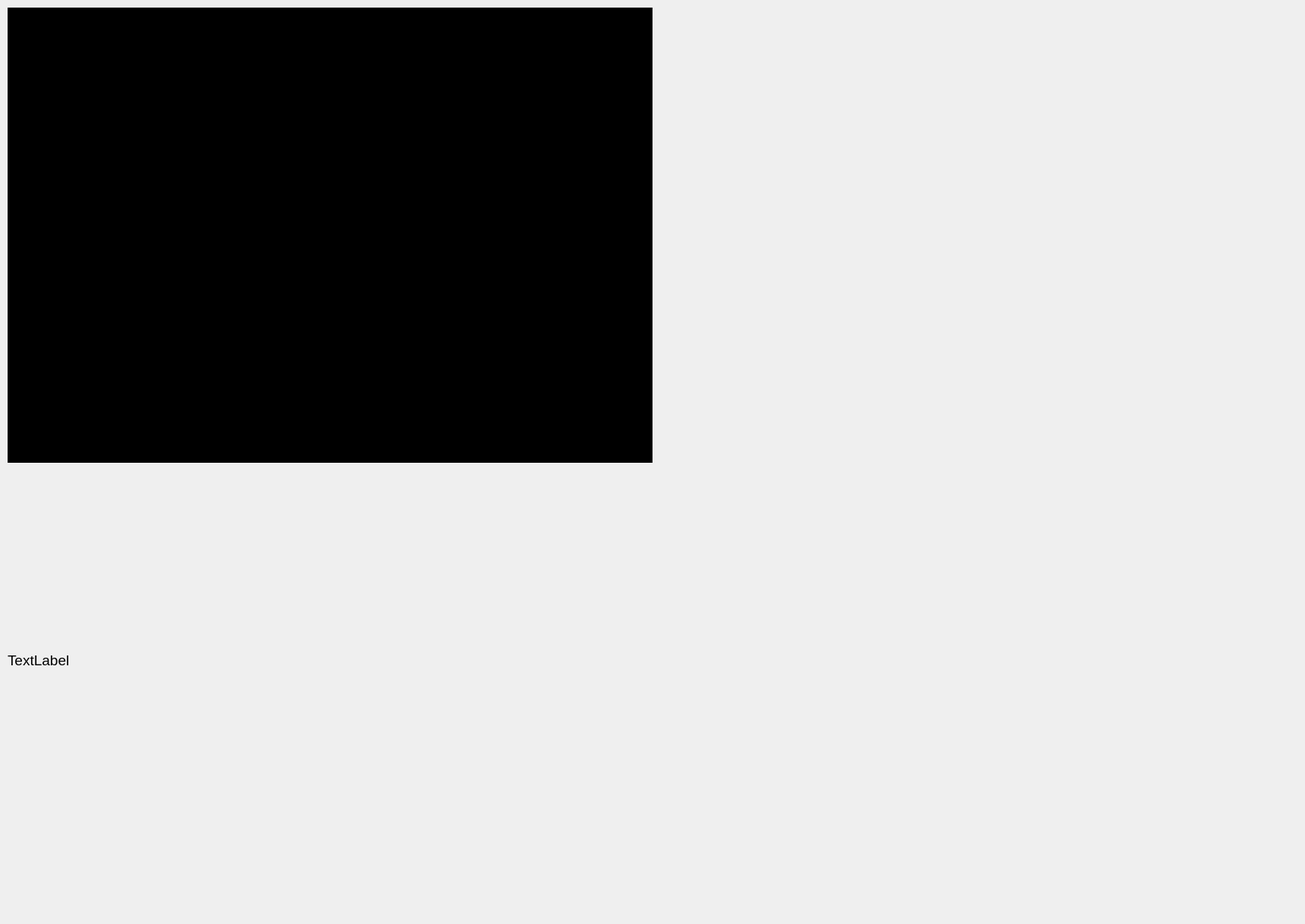
<?xml version="1.0" encoding="UTF-8"?>
<ui version="4.0">
 <class>MainWindow</class>
 <widget class="QMainWindow" name="MainWindow">
  <property name="geometry">
   <rect>
    <x>0</x>
    <y>0</y>
    <width>1720</width>
    <height>1218</height>
   </rect>
  </property>
  <property name="windowTitle">
   <string>MainWindow</string>
  </property>
  <widget class="QWidget" name="centralwidget">
   <widget class="QWidget" name="container_3d" native="true">
    <property name="geometry">
     <rect>
      <x>10</x>
      <y>10</y>
      <width>850</width>
      <height>600</height>
     </rect>
    </property>
    <property name="styleSheet">
     <string notr="true">background-color: black</string>
    </property>
   </widget>
   <widget class="QWidget" name="container_plots" native="true">
    <property name="geometry">
     <rect>
      <x>910</x>
      <y>10</y>
      <width>800</width>
      <height>1050</height>
     </rect>
    </property>
   </widget>
   <widget class="QLabel" name="label_telemetry">
    <property name="geometry">
     <rect>
      <x>10</x>
      <y>620</y>
      <width>851</width>
      <height>500</height>
     </rect>
    </property>
    <property name="font">
     <font>
      <pointsize>14</pointsize>
     </font>
    </property>
    <property name="text">
     <string>TextLabel</string>
    </property>
   </widget>
  </widget>
 </widget>
 <resources/>
 <connections/>
</ui>
